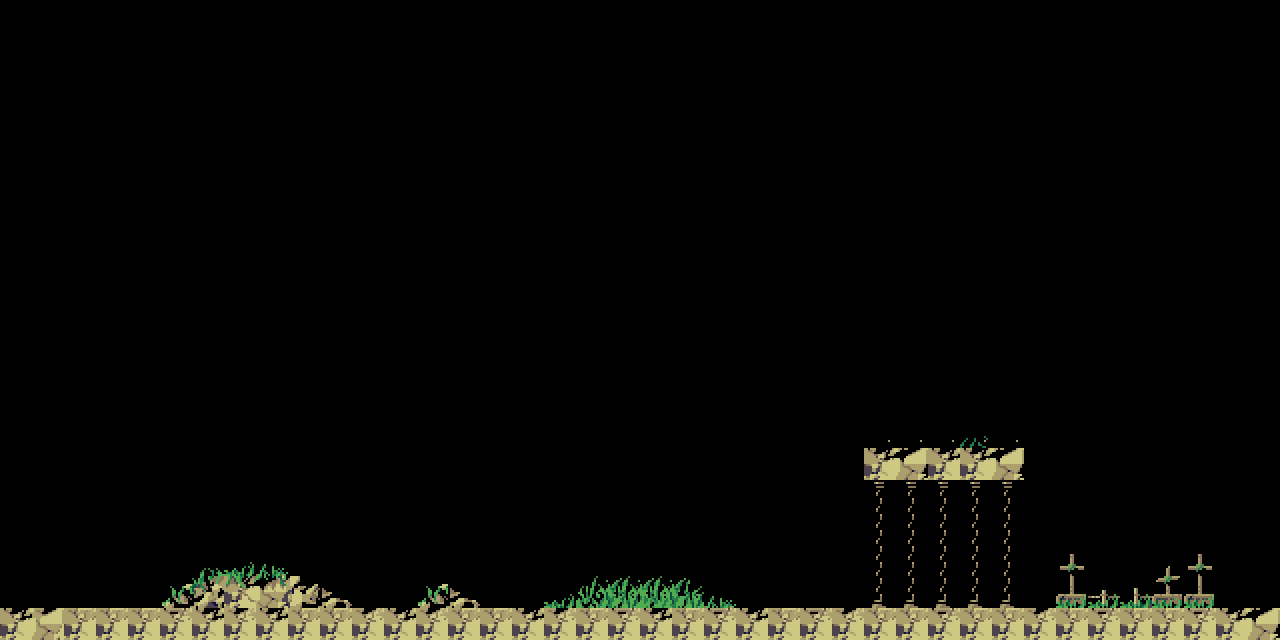

Below is a game level as drawn by its tile map, then a one-line description and the .tmx file that defines it, in full:
An orthogonal 40x20 tile map with 32x32 px tiles, 2 tile layers (fg, bg), 4 tilesets and 15 objects (2x cammera).

<map version="1.0" tiledversion="1.1.6" orientation="orthogonal" renderorder="right-down" width="40" height="20" tilewidth="32" tileheight="32" infinite="0" nextobjectid="21">
 <tileset firstgid="1" name="tiles" tilewidth="32" tileheight="32" tilecount="160" columns="16">
  <image source="tiles.png" width="512" height="320" />
 </tileset>
 <tileset firstgid="161" name="cave" tilewidth="32" tileheight="32" tilecount="320" columns="20">
  <image source="cave.png" width="640" height="512" />
 </tileset>
 <tileset firstgid="481" name="myth" tilewidth="32" tileheight="32" tilecount="672" columns="48">
  <image source="myth.png" width="1536" height="448" />
 </tileset>
 <tileset firstgid="1153" name="tiles" tilewidth="32" tileheight="32" tilecount="160" columns="16">
  <image source="tiles.png" width="512" height="320" />
 </tileset>
 <layer name="fg" width="40" height="20">
  <data encoding="csv">
0,0,0,0,0,0,0,0,0,0,0,0,0,0,0,0,0,0,0,0,0,0,0,0,0,0,0,0,0,0,0,0,0,0,0,0,0,0,0,0,
0,0,0,0,0,0,0,0,0,0,0,0,0,0,0,0,0,0,0,0,0,0,0,0,0,0,0,0,0,0,0,0,0,0,0,0,0,0,0,0,
0,0,0,0,0,0,0,0,0,0,0,0,0,0,0,0,0,0,0,0,0,0,0,0,0,0,0,0,0,0,0,0,0,0,0,0,0,0,0,0,
0,0,0,0,0,0,0,0,0,0,0,0,0,0,0,0,0,0,0,0,0,0,0,0,0,0,0,0,0,0,0,0,0,0,0,0,0,0,0,0,
0,0,0,0,0,0,0,0,0,0,0,0,0,0,0,0,0,0,0,0,0,0,0,0,0,0,0,0,0,0,0,0,0,0,0,0,0,0,0,0,
0,0,0,0,0,0,0,0,0,0,0,0,0,0,0,0,0,0,0,0,0,0,0,0,0,0,0,0,0,0,0,0,0,0,0,0,0,0,0,0,
0,0,0,0,0,0,0,0,0,0,0,0,0,0,0,0,0,0,0,0,0,0,0,0,0,0,0,0,0,0,0,0,0,0,0,0,0,0,0,0,
0,0,0,0,0,0,0,0,0,0,0,0,0,0,0,0,0,0,0,0,0,0,0,0,0,0,0,0,0,0,0,0,0,0,0,0,0,0,0,0,
0,0,0,0,0,0,0,0,0,0,0,0,0,0,0,0,0,0,0,0,0,0,0,0,0,0,0,0,0,0,0,0,0,0,0,0,0,0,0,0,
0,0,0,0,0,0,0,0,0,0,0,0,0,0,0,0,0,0,0,0,0,0,0,0,0,0,0,0,0,0,0,0,0,0,0,0,0,0,0,0,
0,0,0,0,0,0,0,0,0,0,0,0,0,0,0,0,0,0,0,0,0,0,0,0,0,0,0,0,0,0,0,0,0,0,0,0,0,0,0,0,
0,0,0,0,0,0,0,0,0,0,0,0,0,0,0,0,0,0,0,0,0,0,0,0,0,0,0,0,0,0,0,0,0,0,0,0,0,0,0,0,
0,0,0,0,0,0,0,0,0,0,0,0,0,0,0,0,0,0,0,0,0,0,0,0,0,0,0,0,0,0,0,0,0,0,0,0,0,0,0,0,
0,0,0,0,0,0,0,0,0,0,0,0,0,0,0,0,0,0,0,0,0,0,0,0,0,0,0,0,0,0,0,0,0,0,0,0,0,0,0,0,
0,0,0,0,0,0,0,0,0,0,0,0,0,0,0,0,0,0,0,0,0,0,0,0,0,0,0,0,0,0,0,0,0,0,0,0,0,0,0,0,
0,0,0,0,0,0,0,0,0,0,0,0,0,0,0,0,0,0,0,0,0,0,0,0,0,0,0,0,2,0,2,0,0,0,0,0,0,0,0,0,
0,0,0,0,0,0,0,0,0,0,0,0,0,0,0,0,0,0,0,0,0,0,0,0,0,0,0,0,3,0,3,0,0,0,0,0,0,0,0,0,
0,0,0,0,0,0,0,0,0,0,0,0,0,0,0,0,0,0,0,0,0,0,0,0,0,0,0,0,3,0,3,0,0,0,0,0,0,102,0,0,
0,0,0,0,0,0,0,0,0,0,0,0,0,0,0,0,0,49,0,17,18,50,50,0,0,0,0,0,4,0,4,0,0,0,106,0,0,118,0,0,
36,36,52,52,52,53,36,37,36,52,52,37,36,37,52,52,36,37,52,53,36,52,53,36,52,53,37,52,52,53,52,52,37,52,53,52,52,53,36,37
</data>
 </layer>
 <layer name="bg" width="40" height="20">
  <data encoding="csv">
0,0,0,0,0,0,0,0,0,0,0,0,0,0,0,0,0,0,0,0,0,0,0,0,0,0,0,0,0,0,0,0,0,0,0,0,0,0,0,0,
0,0,0,0,0,0,0,0,0,0,0,0,0,0,0,0,0,0,0,0,0,0,0,0,0,0,0,0,0,0,0,0,0,0,0,0,0,0,0,0,
0,0,0,0,0,0,0,0,0,0,0,0,0,0,0,0,0,0,0,0,0,0,0,0,0,0,0,0,0,0,0,0,0,0,0,0,0,0,0,0,
0,0,0,0,0,0,0,0,0,0,0,0,0,0,0,0,0,0,0,0,0,0,0,0,0,0,0,0,0,0,0,0,0,0,0,0,0,0,0,0,
0,0,0,0,0,0,0,0,0,0,0,0,0,0,0,0,0,0,0,0,0,0,0,0,0,0,0,0,0,0,0,0,0,0,0,0,0,0,0,0,
0,0,0,0,0,0,0,0,0,0,0,0,0,0,0,0,0,0,0,0,0,0,0,0,0,0,0,0,0,0,0,0,0,0,0,0,0,0,0,0,
0,0,0,0,0,0,0,0,0,0,0,0,0,0,0,0,0,0,0,0,0,0,0,0,0,0,0,0,0,0,0,0,0,0,0,0,0,0,0,0,
0,0,0,0,0,0,0,0,0,0,0,0,0,0,0,0,0,0,0,0,0,0,0,0,0,0,0,0,0,0,0,0,0,0,0,0,0,0,0,0,
0,0,0,0,0,0,0,0,0,0,0,0,0,0,0,0,0,0,0,0,0,0,0,0,0,0,0,0,0,0,0,0,0,0,0,0,0,0,0,0,
0,0,0,0,0,0,0,0,0,0,0,0,0,0,0,0,0,0,0,0,0,0,0,0,0,0,0,0,0,0,0,0,0,0,0,0,0,0,0,0,
0,0,0,0,0,0,0,0,0,0,0,0,0,0,0,0,0,0,0,0,0,0,0,0,0,0,0,0,0,0,0,0,0,0,0,0,0,0,0,0,
0,0,0,0,0,0,0,0,0,0,0,0,0,0,0,0,0,0,0,0,0,0,0,0,0,0,0,0,0,0,0,0,0,0,0,0,0,0,0,0,
0,0,0,0,0,0,0,0,0,0,0,0,0,0,0,0,0,0,0,0,0,0,0,0,0,0,0,0,0,0,0,0,0,0,0,0,0,0,0,0,
0,0,0,0,0,0,0,0,0,0,0,0,0,0,0,0,0,0,0,0,0,0,0,0,0,0,0,25,25,25,24,25,0,0,0,0,0,0,0,0,
0,0,0,0,0,0,0,0,0,0,0,0,0,0,0,0,0,0,0,0,0,0,0,0,0,0,0,36,37,36,36,37,0,0,0,0,0,0,0,0,
0,0,0,0,0,0,0,0,0,0,0,0,0,0,0,0,0,0,0,0,0,0,0,0,0,0,0,2,0,2,0,2,0,0,0,0,0,0,0,0,
0,0,0,0,0,0,0,0,0,0,0,0,0,0,0,0,0,0,0,0,0,0,0,0,0,0,0,3,0,3,0,3,0,0,0,0,0,0,0,0,
0,0,0,0,0,0,54,49,50,0,0,0,0,0,0,0,0,0,0,0,0,0,0,0,0,0,0,3,0,3,0,3,0,102,0,0,103,0,0,0,
0,0,0,0,0,69,70,65,66,67,68,0,0,69,68,0,0,49,17,18,17,18,50,0,0,0,0,4,0,4,0,4,0,118,0,122,119,0,0,0,
36,37,36,36,36,36,36,36,36,36,36,36,36,36,36,36,36,36,36,36,36,36,36,36,36,36,36,36,36,36,36,36,36,36,36,36,36,36,36,37
</data>
 </layer>
 <objectgroup name="zones">
  <object id="1" x="0" y="608" width="1280" height="32" />
  <object id="3" x="-32" y="0" width="32" height="640" />
  <object id="4" x="1280" y="0" width="32" height="640" />
  <object id="5" x="0" y="608" width="1280" height="32" />
  <object id="6" x="0" y="-32" width="1280" height="32" />
  <object id="7" x="176" y="608">
   <polygon points="0,0 63,-31 63,0" />
  </object>
  <object id="8" x="270" y="576">
   <polygon points="0,0 0,33 69,33" />
  </object>
  <object id="9" x="400" y="609">
   <polygon points="0,0 49,-25 49,0" />
  </object>
  <object id="10" x="449" y="585">
   <polygon points="0,0 48,24 0,24" />
  </object>
  <object id="11" x="239" y="576" width="31" height="33" />
  <object id="13" x="352" y="544" width="35" height="39">
   <properties>
    <property name="collision" value="false" />
    <property name="cover" value="true" />
    <property name="image" value="shovel" />
    <property name="layer" value="center" />
   </properties>
  </object>
  <object id="17" x="863" y="449" width="160" height="30" />
  <object id="18" x="736" y="544" width="64" height="64">
   <properties>
    <property name="collision" value="false" />
    <property name="cover" value="true" />
    <property name="image" value="grave3" />
    <property name="layer" value="center" />
   </properties>
  </object>
 </objectgroup>
 <objectgroup name="actors">
  <object id="15" name="cammera" x="128" y="448">
   <properties>
    <property name="center" value="1.57079632679" />
    <property name="cone" value=".1" />
    <property name="range" value="170" />
    <property name="size" value="2" />
    <property name="speed" value="0.01" />
   </properties>
  </object>
  <object id="20" name="cammera" x="608" y="480">
   <properties>
    <property name="center" value="1.57079632679" />
    <property name="cone" value=".1" />
    <property name="range" value="170" />
    <property name="size" value="10" />
    <property name="speed" value="0.01" />
   </properties>
  </object>
 </objectgroup>
</map>
